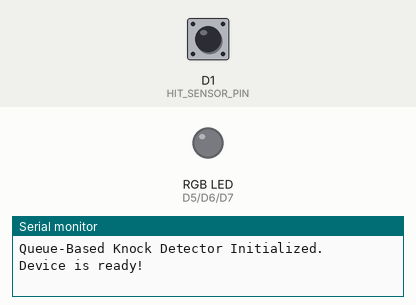
Bench run of a program on a simulated ESP8266 (Wemos D1 mini). Shown: an RGB LED mixed from three pins (HIGH = lit), the last lines printed to the serial monitor. Inputs (shaded band) come from the test bench; at power-on: D1 (HIT_SENSOR_PIN) HIGH.

Above: at 1.2 s.
1.3 s: D1 (HIT_SENSOR_PIN) driven LOW
At 2.4 s:
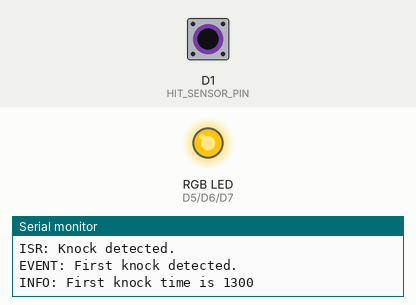
2.8 s: D1 (HIT_SENSOR_PIN) pulsed HIGH 2 times (0.12 s each, 0.3 s apart)
At 3.3 s:
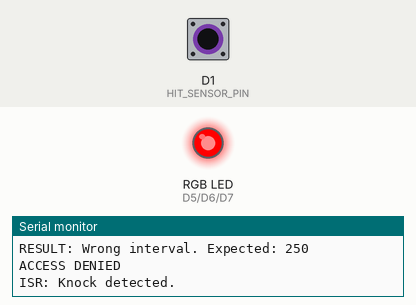
6.4 s: D1 (HIT_SENSOR_PIN) pulsed HIGH 5 times (0.12 s each, 0.3 s apart)
At 13.5 s:
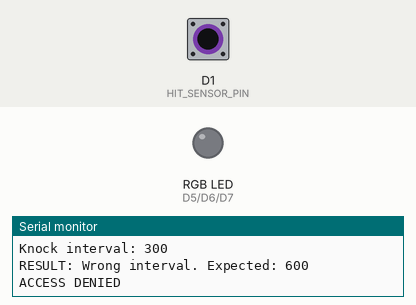
Timing chart, 0 to 15.0 s (numbered marks = the images above; inputs shaded):
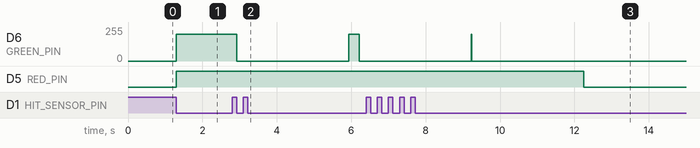

Measured:
- after the input at 1.3 s, D6 (GREEN_PIN): 0/255 → 199/255 at once; D5 (RED_PIN): LOW → HIGH at once
- after the input at 2.8 s, D6 (GREEN_PIN): 199/255 → 0/255 after 0.13 s instead of 1.5 s
- after the input at 6.4 s, D6 (GREEN_PIN): 0/255 → 199/255 after 2.8 s, → 0/255 0.02 s later; D5 (RED_PIN): HIGH → LOW after 5.8 s instead of 2.8 s

The program:

main.cpp
```cpp
#include <Arduino.h>
#include <pgmspace.h> // Required for PROGMEM

// Pin definitions
#define HIT_SENSOR_PIN D1
#define RED_PIN        D5
#define GREEN_PIN      D6
#define BLUE_PIN       D7

// Configuration
#define TIMEOUT_MS     3000 // Max time between knocks
#define TOLERANCE_MS   100  // Timing tolerance for knocks
#define DISPLAY_TIME_MS 3000 // How long to show success/failure light

// --- Advanced Concept: Ring Buffer (Circular Queue) ---
// This queue is used to safely pass knock timestamps from the
// interrupt service routine (ISR) to the main loop.
#define QUEUE_SIZE 16 // Must be a power of 2 for efficient modulo
volatile unsigned long knockQueue[QUEUE_SIZE];
volatile uint8_t queueHead = 0; // Index for writing (only modified by ISR)
volatile uint8_t queueTail = 0; // Index for reading (only modified by main loop)

// Storing the secret pattern in Program Memory (Flash)
// This saves RAM, which is important for the ESP8266.
const int secretPattern[] PROGMEM = { 250, 600, 250 }; // Sequence of 4 knocks
const int patternLength = sizeof(secretPattern) / sizeof(secretPattern[0]);

// Global variables for the state machine to avoid `static` issues
unsigned long lastKnockTime = 0;
int patternIndex = 0;

// Function Pointer for the State Machine
// This allows the main loop to call the correct state handler function.
void (*currentStateFunction)();

// Forward declarations of state and helper functions
void handleIdleState();
void handleListeningState();
void handleSuccessState();
void handleFailureState();
bool queueRead(unsigned long* knockTime);
void setLedColor(int r, int g, int b);

// =================================================================
// INTERRUPT SERVICE ROUTINE (ISR)
// =================================================================
// The ISR is called every time a knock is detected (FALLING edge).
// It's crucial to do as little as possible here. We just record the time
// and add it to the ring buffer.
void IRAM_ATTR handleKnock() {
  static unsigned long lastInterruptTime = 0;
  unsigned long interruptTime = millis();

  if (interruptTime - lastInterruptTime > 100) { // <--- Adjusted debounce to 100ms
    Serial.println("ISR: Knock detected."); // <-- VERBOSE
    // --- Writing to the Ring Buffer ---
    // Calculate the next head index using a bitwise AND for speed
    uint8_t nextHead = (queueHead + 1) & (QUEUE_SIZE - 1);

    // Check if the queue is full. If so, we discard the new knock
    // to prevent overwriting old data.
    if (nextHead != queueTail) {
      knockQueue[queueHead] = interruptTime;
      queueHead = nextHead;
    }
  }
  lastInterruptTime = interruptTime;
}

// =================================================================
// SETUP and LOOP
// =================================================================
void setup() {
  // Set a standard baud rate for the Serial Monitor
  Serial.begin(115200);
  pinMode(HIT_SENSOR_PIN, INPUT_PULLUP); // <--- Use INPUT_PULLUP
  pinMode(RED_PIN, OUTPUT);
  pinMode(GREEN_PIN, OUTPUT);
  pinMode(BLUE_PIN, OUTPUT);

  // Attach the ISR to the hit sensor pin
  attachInterrupt(digitalPinToInterrupt(HIT_SENSOR_PIN), handleKnock, FALLING);

  // Initialize the state machine to the idle state
  currentStateFunction = &handleIdleState;
  Serial.println("Queue-Based Knock Detector Initialized.");
  Serial.println("Device is ready!");
}

void loop() {
  // The main loop just calls the current state function.
  // This is the heart of the state machine pattern.
  currentStateFunction();
}

// =================================================================
// STATE HANDLER FUNCTIONS
// =================================================================
/**
 * State 1: IDLE
 * The system is waiting for the first knock to start the pattern.
 * The LED is off.
 */
void handleIdleState() {
  setLedColor(0, 0, 0); // LED Off
  unsigned long firstKnockTime;

  // Check if there's a knock in the queue.
  if (queueRead(&firstKnockTime)) {
    Serial.println("EVENT: First knock detected.");

    // Reset global state variables and set up for listening
    lastKnockTime = firstKnockTime;
    patternIndex = 0;

    Serial.print("INFO: First knock time is "); Serial.println(firstKnockTime);

    setLedColor(255, 200, 0); // Yellow "listening" color
    currentStateFunction = &handleListeningState;
  }
}

/**
 * State 2: LISTENING
 * The system is actively waiting for subsequent knocks and checking their timing
 * against the secret pattern.
 */
void handleListeningState() {
  unsigned long currentKnockTime;

  // Check for a timeout since the LAST valid knock.
  if (millis() - lastKnockTime > TIMEOUT_MS) {
    Serial.println("EVENT: Timeout reached. Transitioning to Failure.");
    currentStateFunction = &handleFailureState;
    return;
  }

  // Check if there's a new knock in the queue to process.
  if (queueRead(&currentKnockTime)) {
    Serial.print("EVENT: Subsequent knock detected at "); Serial.println(currentKnockTime);
    unsigned long interval = currentKnockTime - lastKnockTime;
    // Read the expected interval from PROGMEM
    unsigned int expectedInterval = pgm_read_word(&secretPattern[patternIndex]);

    // Added Serial print to show the interval for debugging
    Serial.print("Knock interval: ");
    Serial.println(interval);

    // Use abs() by casting the unsigned long difference to a signed long.
    long diff = (long)interval - (long)expectedInterval;

    if (abs(diff) <= TOLERANCE_MS) {
      Serial.print("RESULT: Correct interval. ");
      Serial.print("Expected: ");
      Serial.println(expectedInterval);
      lastKnockTime = currentKnockTime;
      patternIndex++;

      // Check if the entire pattern has been successfully matched.
      if (patternIndex >= patternLength) {
        Serial.println("RESULT: Entire pattern matched.");
        currentStateFunction = &handleSuccessState;
      }
    } else {
      // Incorrect knock, so we transition to failure.
      Serial.print("RESULT: Wrong interval. ");
      Serial.print("Expected: ");
      Serial.println(expectedInterval);
      currentStateFunction = &handleFailureState;
    }
  }
}

/**
 * State 3: SUCCESS
 * Displays a green light for a set duration, then returns to idle.
 */
void handleSuccessState() {
  static unsigned long displayStartTime = 0;

  if (displayStartTime == 0) {
    Serial.println("ACCESS GRANTED");
    setLedColor(0, 255, 0); // Green
    // Flush the queue to ignore any knocks that happened while the
    // success state was active.
    while(queueRead(nullptr));
    displayStartTime = millis();
  }

  if (millis() - displayStartTime > DISPLAY_TIME_MS) {
    displayStartTime = 0;
    currentStateFunction = &handleIdleState;
  }
}

/**
 * State 4: FAILURE
 * Displays a red light for a set duration, then returns to idle.
 */
void handleFailureState() {
  static unsigned long displayStartTime = 0;

  if (displayStartTime == 0) {
    Serial.println("ACCESS DENIED");
    setLedColor(255, 0, 0); // Red
    // Flush the queue to ignore lingering knocks from the failed attempt.
    while(queueRead(nullptr));
    displayStartTime = millis();
  }

  if (millis() - displayStartTime > DISPLAY_TIME_MS) {
    displayStartTime = 0;
    currentStateFunction = &handleIdleState;
  }
}

// =================================================================
// HELPER FUNCTIONS
// =================================================================
/**
 * Reads one item from the queue.
 * @param knockTime A pointer to store the read timestamp. Can be nullptr to just discard.
 * @return True if an item was read, false if the queue was empty.
 */
bool queueRead(unsigned long* knockTime) {
  if (queueHead == queueTail) {
    return false; // Queue is empty
  }

  // Read the data from the tail
  if (knockTime != nullptr) {
    *knockTime = knockQueue[queueTail];
  }

  // Move the tail pointer
  queueTail = (queueTail + 1) & (QUEUE_SIZE - 1);
  return true;
}

/**
 * Helper function to set the RGB LED color using PWM.
 * @param r Red value (0-255)
 * @param g Green value (0-255)
 * @param b Blue value (0-255)
 */
void setLedColor(int r, int g, int b) {
  // The ESP8266 analogWrite uses a 10-bit resolution (0-1023)
  analogWrite(RED_PIN, map(r, 0, 255, 0, 1023));
  analogWrite(GREEN_PIN, map(g, 0, 255, 0, 1023));
  analogWrite(BLUE_PIN, map(b, 0, 255, 0, 1023));
}
```
